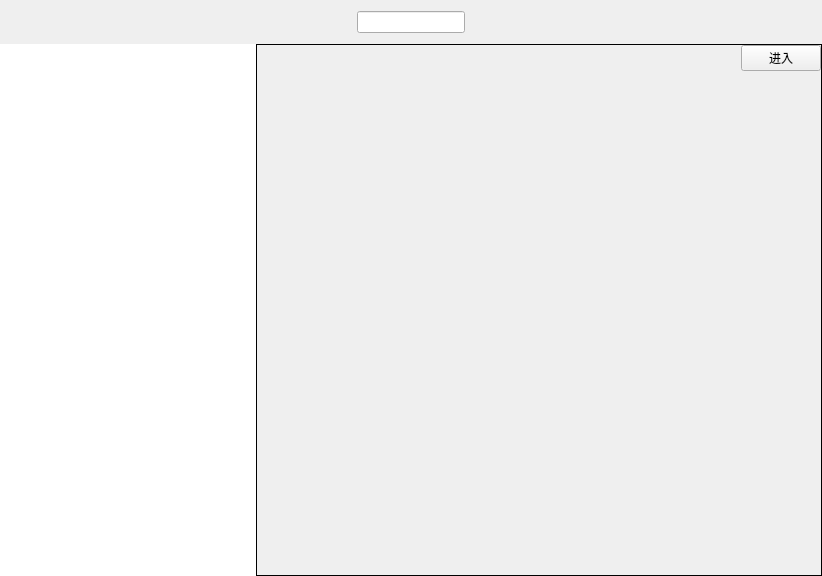
<?xml version="1.0" encoding="UTF-8"?>
<ui version="4.0">
 <class>GlobalIMSearchDlg</class>
 <widget class="QWidget" name="GlobalIMSearchDlg">
  <property name="geometry">
   <rect>
    <x>0</x>
    <y>0</y>
    <width>822</width>
    <height>576</height>
   </rect>
  </property>
  <property name="windowTitle">
   <string>搜索聊天记录</string>
  </property>
  <layout class="QVBoxLayout" name="verticalLayout">
   <property name="spacing">
    <number>0</number>
   </property>
   <property name="leftMargin">
    <number>0</number>
   </property>
   <property name="topMargin">
    <number>0</number>
   </property>
   <property name="rightMargin">
    <number>0</number>
   </property>
   <property name="bottomMargin">
    <number>0</number>
   </property>
   <item>
    <widget class="QWidget" name="imSearchTopBar" native="true">
     <layout class="QHBoxLayout" name="horizontalLayout_2">
      <item>
       <widget class="CRLineEdit" name="searchEdit">
        <property name="sizePolicy">
         <sizepolicy hsizetype="Fixed" vsizetype="Preferred">
          <horstretch>0</horstretch>
          <verstretch>0</verstretch>
         </sizepolicy>
        </property>
       </widget>
      </item>
     </layout>
    </widget>
   </item>
   <item>
    <widget class="QWidget" name="imSearchClient" native="true">
     <layout class="QHBoxLayout" name="horizontalLayout">
      <property name="spacing">
       <number>0</number>
      </property>
      <property name="leftMargin">
       <number>0</number>
      </property>
      <property name="topMargin">
       <number>0</number>
      </property>
      <property name="rightMargin">
       <number>0</number>
      </property>
      <property name="bottomMargin">
       <number>0</number>
      </property>
      <item>
       <widget class="QListWidget" name="listWidget">
        <property name="sizePolicy">
         <sizepolicy hsizetype="Fixed" vsizetype="Expanding">
          <horstretch>0</horstretch>
          <verstretch>0</verstretch>
         </sizepolicy>
        </property>
        <property name="frameShape">
         <enum>QFrame::NoFrame</enum>
        </property>
       </widget>
      </item>
      <item>
       <widget class="QStackedWidget" name="stackedWidget">
        <property name="sizePolicy">
         <sizepolicy hsizetype="Expanding" vsizetype="Preferred">
          <horstretch>0</horstretch>
          <verstretch>0</verstretch>
         </sizepolicy>
        </property>
        <property name="frameShape">
         <enum>QFrame::Box</enum>
        </property>
        <widget class="QWidget" name="msgListPage">
         <layout class="QVBoxLayout" name="verticalLayout_2">
          <property name="spacing">
           <number>0</number>
          </property>
          <property name="leftMargin">
           <number>0</number>
          </property>
          <property name="topMargin">
           <number>0</number>
          </property>
          <property name="rightMargin">
           <number>0</number>
          </property>
          <property name="bottomMargin">
           <number>0</number>
          </property>
          <item>
           <widget class="QFrame" name="msgListTop">
            <property name="sizePolicy">
             <sizepolicy hsizetype="Preferred" vsizetype="Fixed">
              <horstretch>0</horstretch>
              <verstretch>0</verstretch>
             </sizepolicy>
            </property>
            <layout class="QHBoxLayout" name="horizontalLayout_3">
             <property name="leftMargin">
              <number>0</number>
             </property>
             <property name="topMargin">
              <number>0</number>
             </property>
             <property name="rightMargin">
              <number>0</number>
             </property>
             <property name="bottomMargin">
              <number>0</number>
             </property>
             <item>
              <widget class="QLabel" name="convsationName">
               <property name="text">
                <string/>
               </property>
              </widget>
             </item>
             <item>
              <widget class="QPushButton" name="enterButton">
               <property name="sizePolicy">
                <sizepolicy hsizetype="Fixed" vsizetype="Fixed">
                 <horstretch>0</horstretch>
                 <verstretch>0</verstretch>
                </sizepolicy>
               </property>
               <property name="focusPolicy">
                <enum>Qt::NoFocus</enum>
               </property>
               <property name="text">
                <string>进入</string>
               </property>
              </widget>
             </item>
            </layout>
           </widget>
          </item>
          <item>
           <widget class="IMMsgWidget_Search" name="msgList" native="true"/>
          </item>
         </layout>
        </widget>
        <widget class="QWidget" name="msgHisPage">
         <layout class="QVBoxLayout" name="verticalLayout_3">
          <property name="spacing">
           <number>0</number>
          </property>
          <property name="leftMargin">
           <number>0</number>
          </property>
          <property name="topMargin">
           <number>0</number>
          </property>
          <property name="rightMargin">
           <number>0</number>
          </property>
          <property name="bottomMargin">
           <number>0</number>
          </property>
          <item>
           <widget class="QFrame" name="msgHisTop">
            <property name="sizePolicy">
             <sizepolicy hsizetype="Preferred" vsizetype="Fixed">
              <horstretch>0</horstretch>
              <verstretch>0</verstretch>
             </sizepolicy>
            </property>
            <layout class="QHBoxLayout" name="horizontalLayout_4">
             <property name="leftMargin">
              <number>0</number>
             </property>
             <property name="topMargin">
              <number>0</number>
             </property>
             <property name="rightMargin">
              <number>0</number>
             </property>
             <property name="bottomMargin">
              <number>0</number>
             </property>
             <item>
              <widget class="QPushButton" name="hisBackBtn">
               <property name="focusPolicy">
                <enum>Qt::NoFocus</enum>
               </property>
               <property name="text">
                <string>返回</string>
               </property>
              </widget>
             </item>
             <item>
              <spacer name="horizontalSpacer">
               <property name="orientation">
                <enum>Qt::Horizontal</enum>
               </property>
               <property name="sizeHint" stdset="0">
                <size>
                 <width>40</width>
                 <height>20</height>
                </size>
               </property>
              </spacer>
             </item>
            </layout>
           </widget>
          </item>
          <item>
           <widget class="IMMsgWidget_His" name="msgHis" native="true"/>
          </item>
         </layout>
        </widget>
        <widget class="QWidget" name="nullPage"/>
       </widget>
      </item>
     </layout>
    </widget>
   </item>
  </layout>
 </widget>
 <layoutdefault spacing="6" margin="11"/>
 <customwidgets>
  <customwidget>
   <class>CRLineEdit</class>
   <extends>QLineEdit</extends>
   <header location="global">CRLineEdit.h</header>
  </customwidget>
  <customwidget>
   <class>IMMsgWidget_Search</class>
   <extends>QWidget</extends>
   <header location="global">IMMsgWidget_Search.h</header>
   <container>1</container>
  </customwidget>
  <customwidget>
   <class>IMMsgWidget_His</class>
   <extends>QWidget</extends>
   <header location="global">IMMsgWidget_His.h</header>
   <container>1</container>
  </customwidget>
 </customwidgets>
 <resources/>
 <connections/>
</ui>
